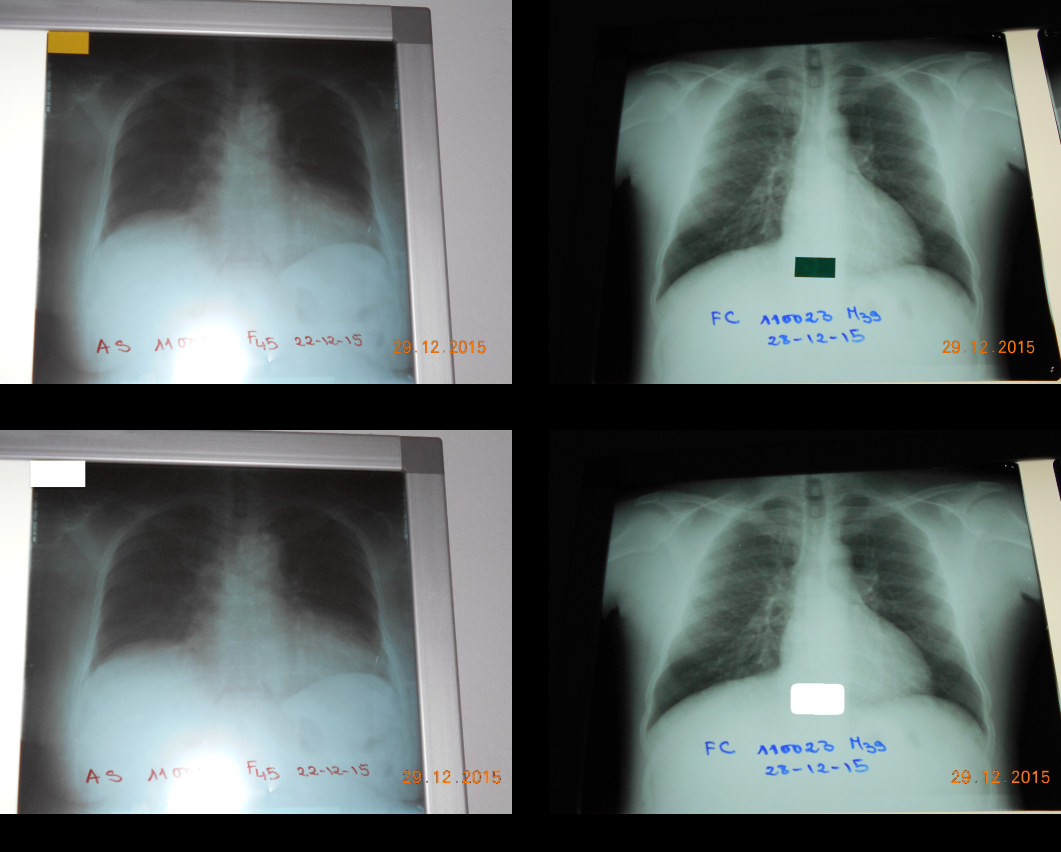
#> input picture figs/dataset.png, 2122 x 1704 px, given in place of dataset.pngdataset.png, which was not available (shown at 1/2 size)
$ python -i detect_rectangle.py   (imports and definitions only)
#> lines starting #> are read from the running program, lines starting #| are printed output that depends on the picture; after the words box and inside, x2 and y2 are one past the last pixel; in counts of white or black regions, pixels touching at a corner belong together; pictures that were not available may be replaced by others from this repository, and a replacement may not be noted
import cv2
import numpy as np
import os

def detect_rectangle(input_path, out_path):
#> called with input_path = '../figs/dataset.png', out_path = 'out.png'
    list_files = os.listdir(input_path)

    for img_name in list_files:
        img_path = input_path + img_name

        image = cv2.imread(img_path)
#> image is the input picture: shape (1704, 2122, 3); mean B, G, R 102, 103.4, 94.5
        image = cv2.resize(image, (1024, 720))
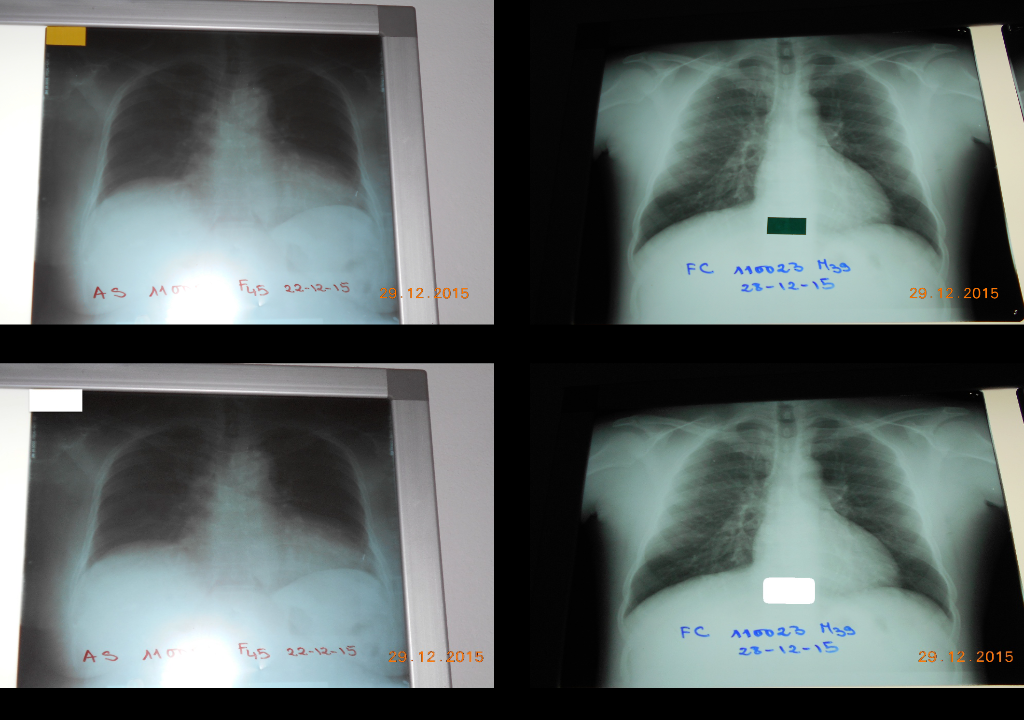
#> image: shape (720, 1024, 3); mean B, G, R 101.9, 103.3, 94.4
        result = image.copy()

        gray = cv2.cvtColor(image, cv2.COLOR_BGR2GRAY)
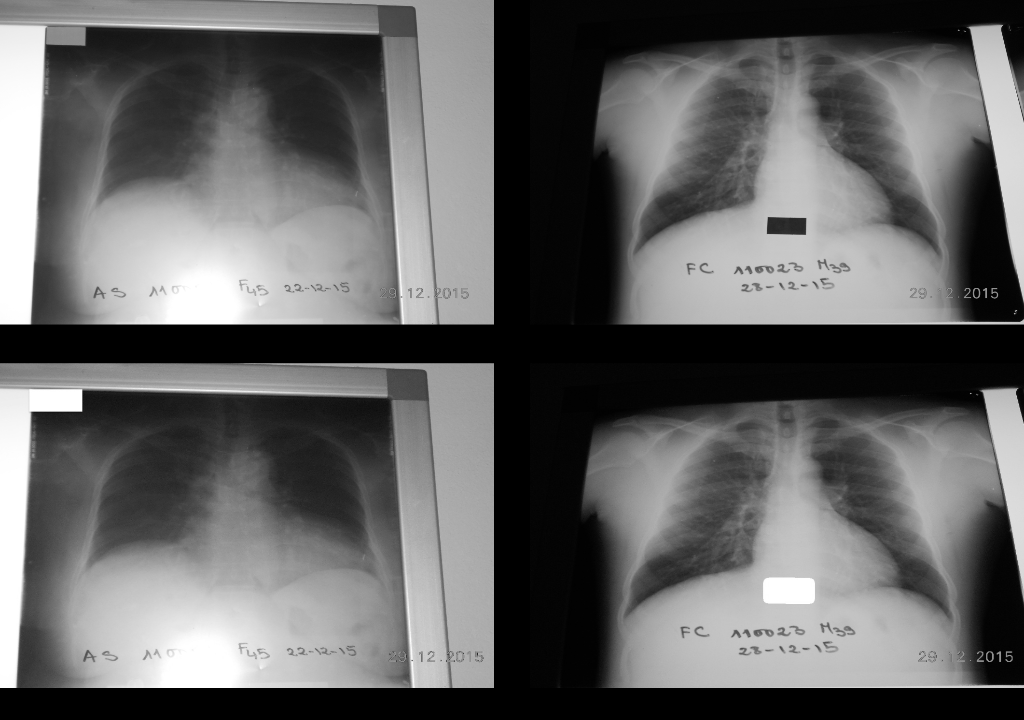
#> gray: shape (720, 1024); min 0, max 255, mean 100.5
        thresh = cv2.adaptiveThreshold(gray, 255, cv2.ADAPTIVE_THRESH_GAUSSIAN_C, cv2.THRESH_BINARY_INV, 15, 5)
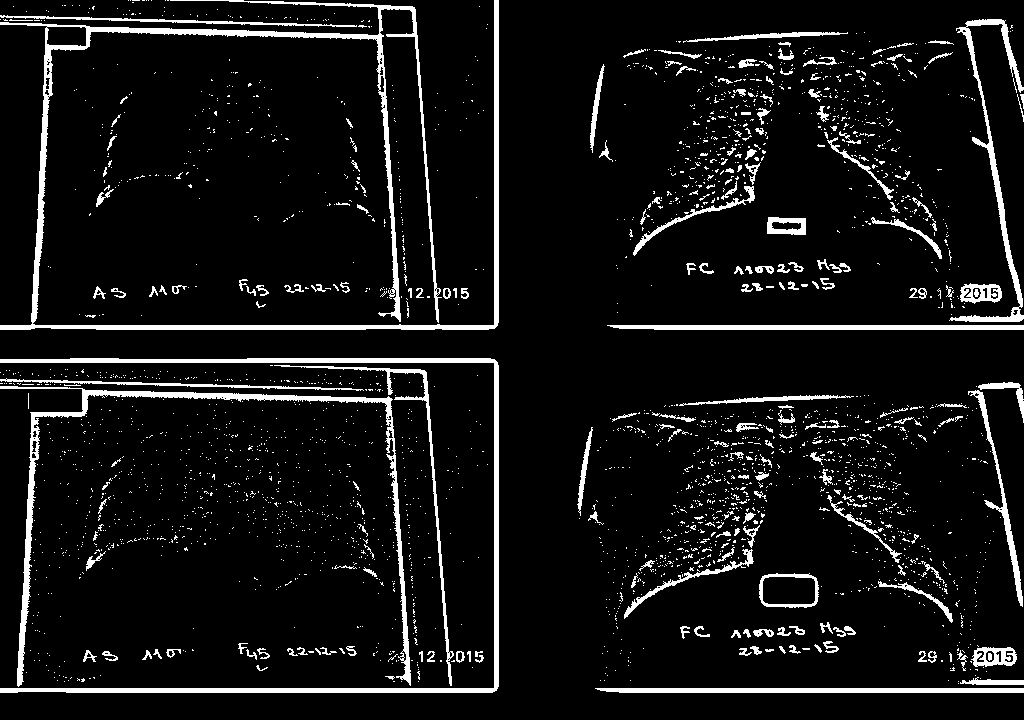
#> thresh: shape (720, 1024); 7.6% white; 2847 white regions (2633 under 20 px)

        # Fill rectangular contours
        cnts = cv2.findContours(thresh, cv2.RETR_EXTERNAL, cv2.CHAIN_APPROX_SIMPLE)
#> cnts = 2845 contours, 2713 with area under 20; largest, box (x1, y1, x2, y2) and area: (0, 0, 499, 330) 9278, (0, 358, 499, 693) 5012, (0, 386, 411, 687) 4287, (949, 19, 1024, 322) 2032, (759, 573, 819, 608) 1793
        cnts = cnts[0] if len(cnts) == 2 else cnts[1]
        for c in cnts:
            cv2.drawContours(thresh, [c], -1, (255, 255, 255), -1)
#> this loop made 2845 passes
#> c on passes 2 to 4: [[958, 683]], [[958, 681]], [[418, 681]]
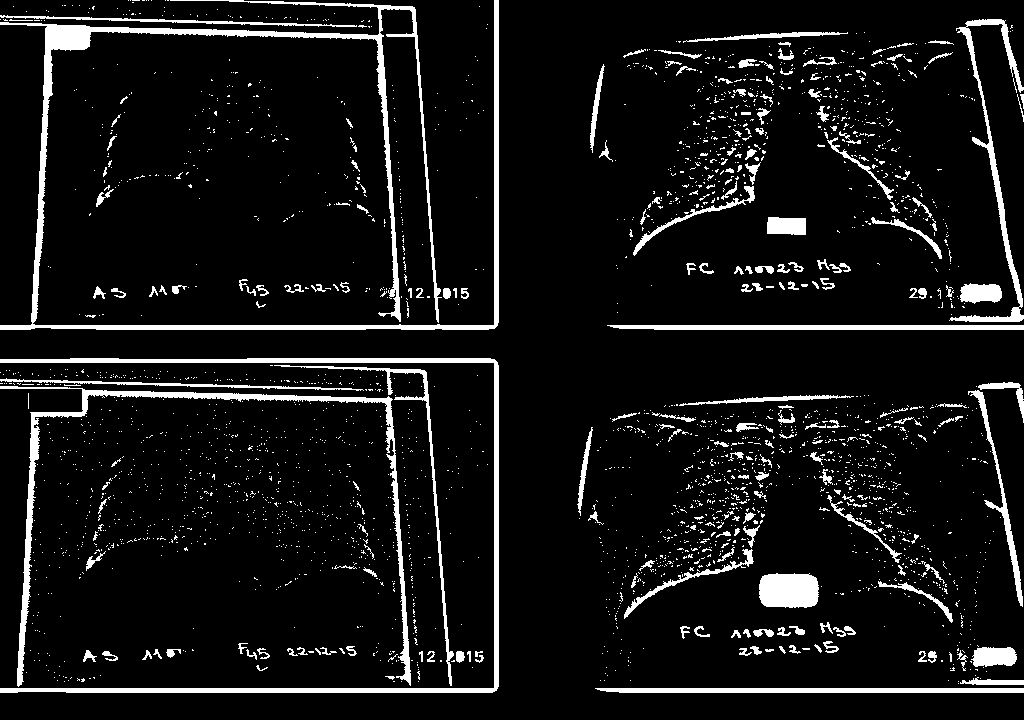
#> thresh: shape (720, 1024); 8.1% white; 2845 white regions (2632 under 20 px), largest, box (x1, y1, x2, y2) and area: (0, 0, 499, 330) 11702, (0, 358, 499, 693) 6333, (0, 386, 411, 687) 5385

        # Morph open
        kernel = cv2.getStructuringElement(cv2.MORPH_RECT, (8, 8))
        opening = cv2.morphologyEx(thresh, cv2.MORPH_OPEN, kernel, iterations=4)
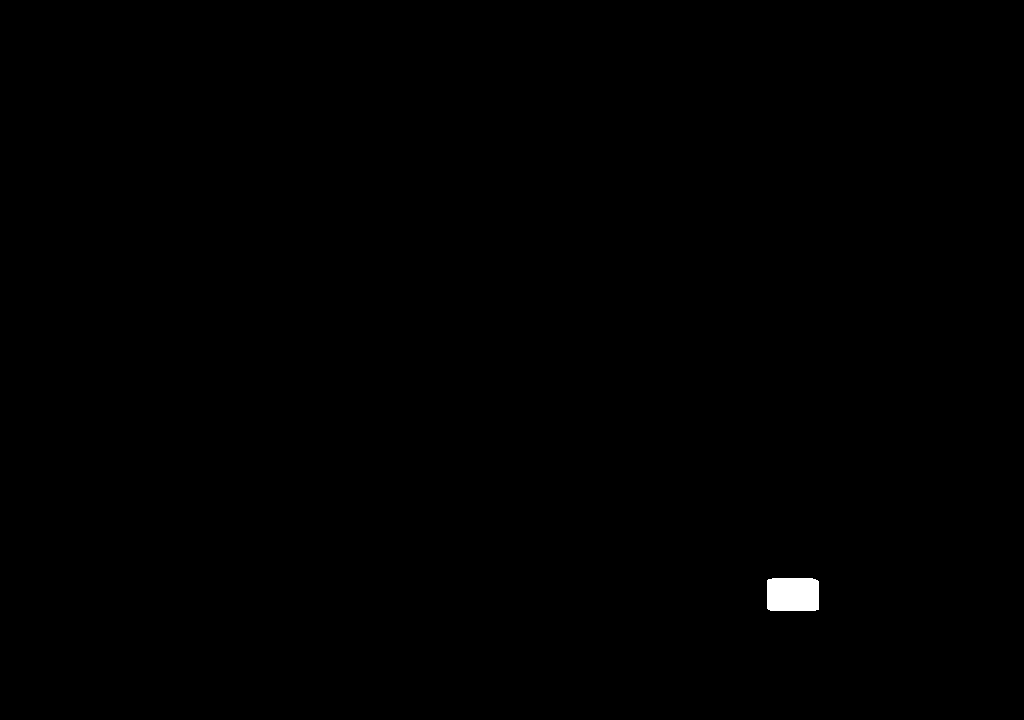
#> opening: shape (720, 1024); 0.23% white; 1 white region

        # Draw rectangles
        cnts = cv2.findContours(opening, cv2.RETR_EXTERNAL, cv2.CHAIN_APPROX_SIMPLE)
#> cnts = 1 contour; box (x1, y1, x2, y2) and area: (767, 578, 819, 611) 1613
        cnts = cnts[0] if len(cnts) == 2 else cnts[1]
        for c in cnts:
            cv2.drawContours(image, [c], 0, (255, 255, 255), -1)
            cv2.drawContours(image, [c], 0, (255, 255, 255), 20)

            cv2.imwrite(os.path.join(out_path, "" + img_name), image)

            cv2.waitKey()
#> this loop made 1 pass
#> pass 1, in detect_rectangle, `cv2.imwrite(os.path.join(out_path, "" + img_name), image)`:
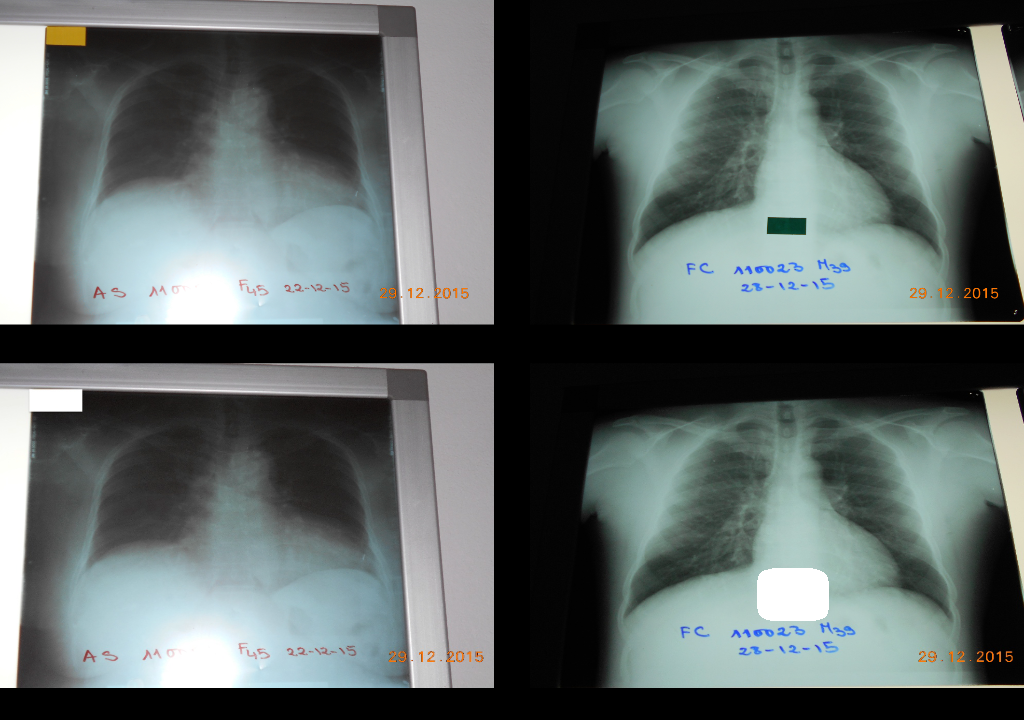
#> saved as dataset.png: shape (720, 1024, 3); mean B, G, R 102.1, 103.5, 94.7

>>> result = detect_rectangle('../figs/dataset.png', 'out.png')

$ run again, on figs/imp_method1.PNG
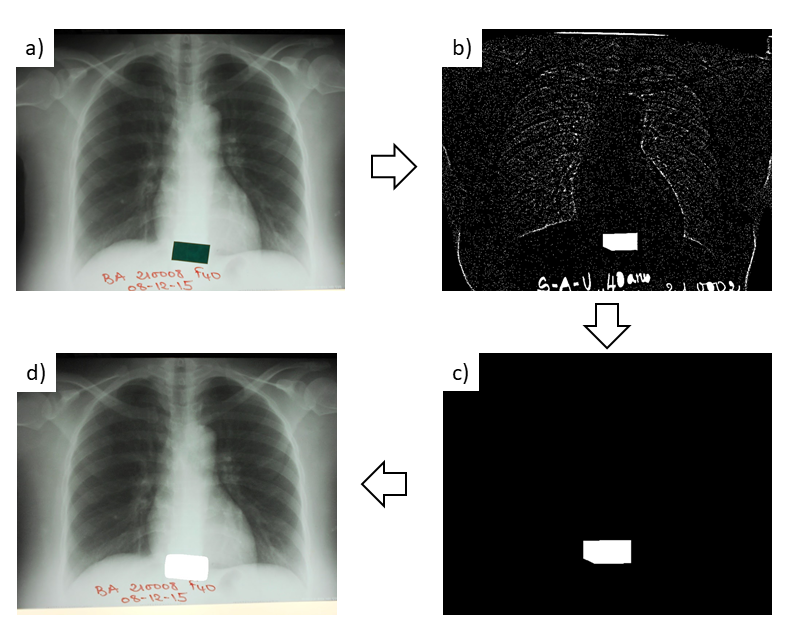
#> input picture figs/imp_method1.PNG, 788 x 628 px, given in place of imp_method1.PNGimp_method1.PNG, which was not available
#> in detect_rectangle, image is the input picture: shape (628, 788, 3); mean B, G, R 124.2, 126.3, 124.3
#> in detect_rectangle, `thresh = cv2.adaptiveThreshold(gray, 255, cv2.ADAPTIVE_THRESH_GAUSSIAN..`:
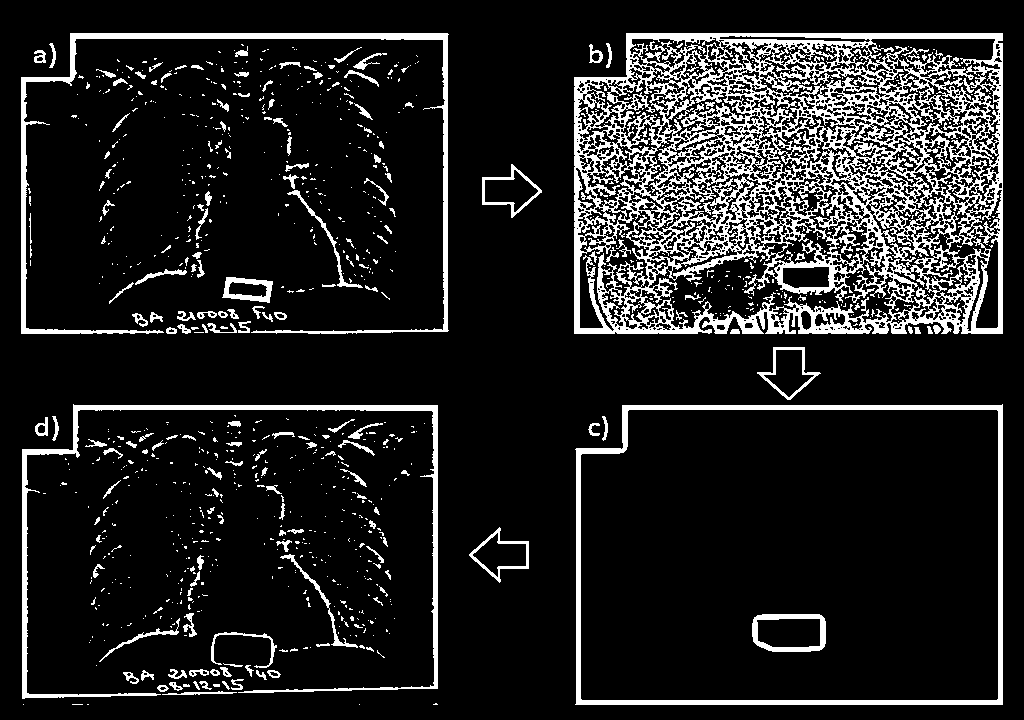
#> thresh: shape (720, 1024); 13.1% white; 1059 white regions (868 under 20 px)
#> in detect_rectangle, `cnts = cv2.findContours(thresh, cv2.RETR_EXTERNAL, cv2.CHAIN_APPROX_SI..`: cnts = 799 contours, 688 with area under 20; largest, box (x1, y1, x2, y2) and area: (575, 404, 1003, 705) 125392, (574, 33, 1003, 334) 124819, (21, 33, 449, 334) 5211, (22, 404, 438, 699) 4655, (757, 347, 821, 400) 1662
#> the loop in detect_rectangle, `for c in cnts:` made 799 passes
#> c on passes 1 to 3: [[359, 704]], [[87, 704], [88, 704]], [[72, 704], [82, 704]]
#> opening: shape (720, 1024); 34.1% white; 3 white regions
#> in detect_rectangle, `cnts = cv2.findContours(opening, cv2.RETR_EXTERNAL, cv2.CHAIN_APPROX_S..`: cnts = 3 contours; box (x1, y1, x2, y2) and area: (580, 409, 1007, 709) 125390, (578, 37, 1007, 338) 122953, (777, 351, 808, 393) 1229
#> the loop in detect_rectangle, `for c in cnts:` made 3 passes
#> after the loop in detect_rectangle, `for c in cnts:`:
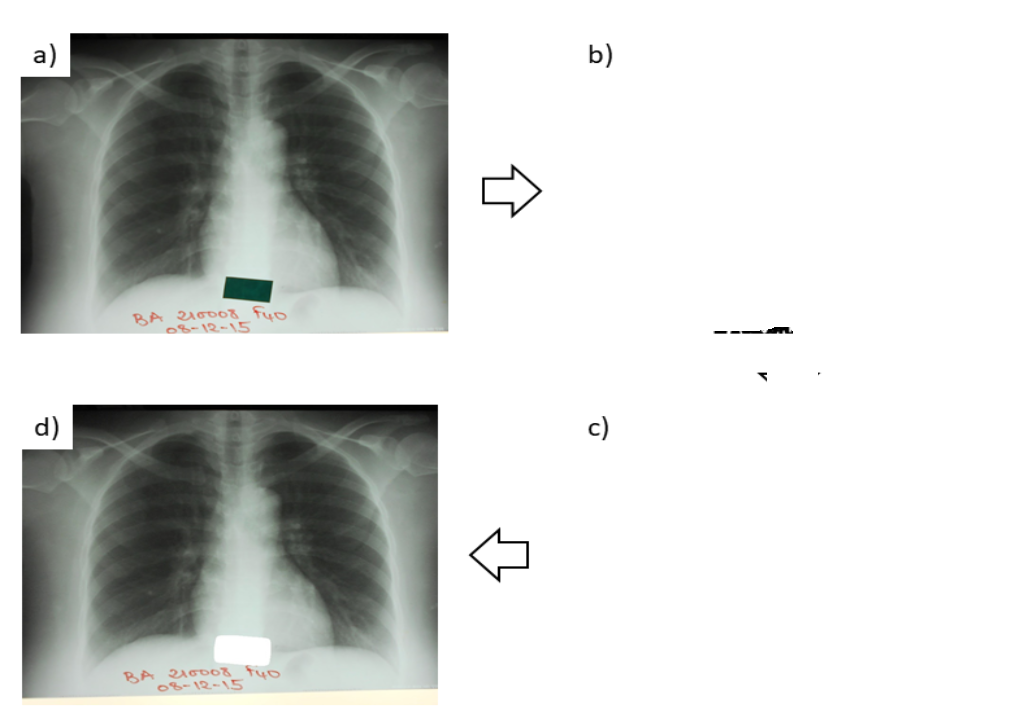
#> image: shape (720, 1024, 3); mean B, G, R 208.1, 210.3, 208.3
